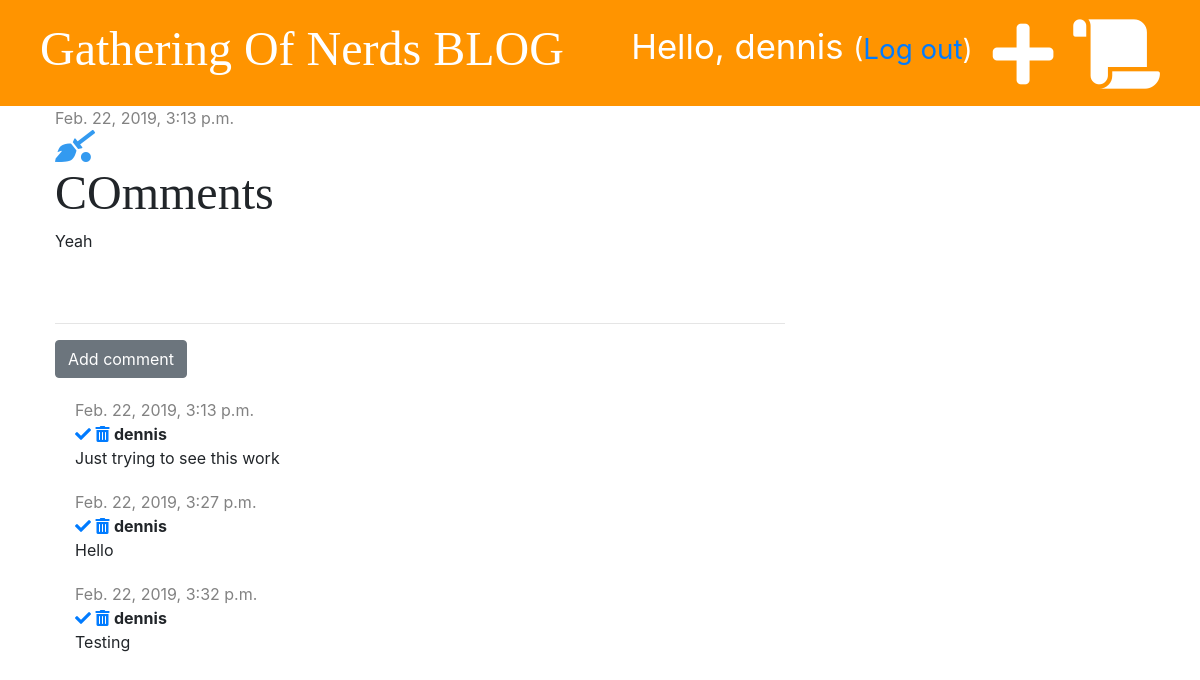
The page /post/18/ (signed in) on the database as committed earlier.
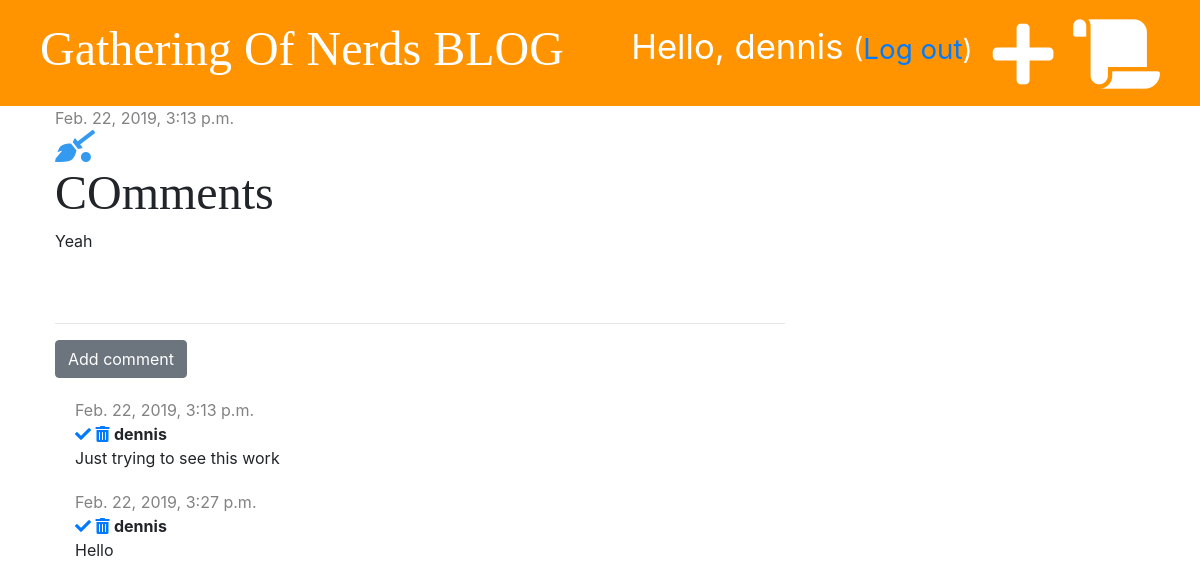
The same page on the database as committed later.
### blog/models.py (models this page shows, shortened)
class Comment(models.Model):
    post = models.ForeignKey('blog.Post', on_delete=models.CASCADE, related_name='comments')
    author = models.CharField(max_length=200)
    text =models.TextField()
    created_date = models.DateTimeField(default=timezone.now)
    approved = models.BooleanField(default=False)

### blog/views.py (the view)
# urls.py: path('post/<int:pk>/', views.post_detail, name='post_detail'),
def post_detail(request, pk):
    post = get_object_or_404(Post, pk=pk)
    stuff_for_frontend = {'post': post}
    return render(request, 'blog/post_detail.html', stuff_for_frontend)

### blog/templates/blog/post_detail.html (shortened to what this page needs)
{% extends 'blog/base.html' %}
{% block content %}
    <div class="post">
        {% if post.published_date %}
            <div class="date">
                {{ post.published_date }}
            </div>
            {% else %}
            <a href="{% url 'post_publish' pk=post.pk %} " class="btn btn-primary">Publish</a>
        {% endif %}
        {% if user.is_authenticated %}
        <a href="{% url 'post_edit' pk=post.pk %}"><i class="fas fa-quidditch fa-2x" style="color: #339af0;"></i></a>
        {% endif %}
        <h1>{{ post.title }}</h1>
        <p>{{ post.text|linebreaksbr }}</p>
    </div>
    <hr>
    <a href="{% url 'add_comment_to_post' pk=post.pk %}" class="btn btn-secondary">Add comment</a>
    {% for comment in post.comments.all %}
        {% if user.is_authenticated or comment.approved %}
            <div class="comment">
                <div class="date">
                    {{ comment.created_date }}
                </div>
                {% if not comment.approved and user.is_superuser %}
                    <a href="{% url 'comment_approve' pk=comment.pk %}"><i class="fas fa-check"></i></a>
                    <a href="{% url 'comment_remove' pk=comment.pk %}"><i class="fas fa-trash-alt"></i></a>
                {% endif %}
                <strong>{{ comment.author }}</strong>
                <p>{{ comment.text }}</p>
            </div>
        {% endif %}
    {% empty %}
        <p>No comments yet...</p>
    {% endfor %}
{% endblock %}

Rows that differ between the two databases and show on the page:
removed Comment: created_date "Feb. 22, 2019, 3:32 p.m.", approved False (drawn), author "dennis", text "Testing"
